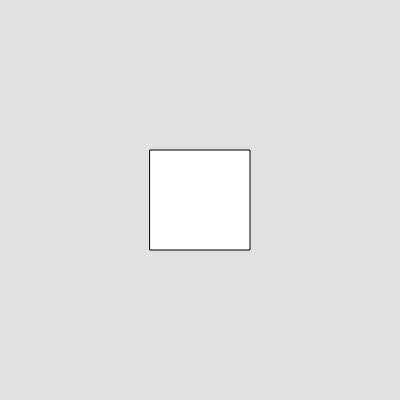
Frame 1 (no input)
Frame 60 (no input): identical to frame 1, image omitted
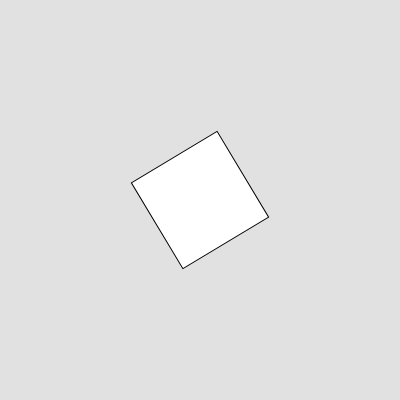
Frame 120 (the mouse pressed at the canvas centre since frame 60)

The p5.js sketch that drew these frames (run headless with seeded random() and noise() and a simulated clock; from frame 60 on, the mouse is pressed at the canvas centre):

// p5.js sketch
// ── sketch.js
let b;

function setup() {
  createCanvas(400, 400);
  rectMode(CENTER);
  angleMode(DEGREES)
  b = new block(100, 200,200);
}

function draw() {
  background(225);
  b.draw();
  b.move(threshold=20);
}
// ── block.js
class block {
  constructor(size, x, y) {
    this.size = size;
    this.x = x;
    this.y = y;
    this.angle = 0;
  }
  
  draw() {
    push();
    translate(this.x, this.y);
    rotate(this.angle);
    rect(0, 0, this.size, this.size);
    pop();
  }
  
  move(threshold) {
    let distance = dist(mouseX, mouseY, this.x, this.y)
    if (distance < threshold) {
      this.angle += 1;
    }
  }
}
